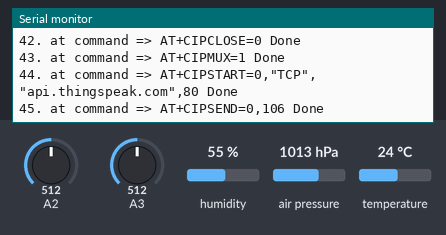
The sketch below on a simulated Arduino Uno, built with avr-gcc and run on an emulated ATmega328P. On the bench: the last lines printed to the serial monitor. The inputs (shaded band) are chosen by the test bench; at power-on: A3 = 512, A2 = 512, humidity 55 %, air pressure 1013 hPa, temperature 24 °C. The modem accepts every AT command (registered, SIM ready, sends succeed) and sends nothing else.

Above: at 14.5 s.
14.6 s: A3 set to 92
At 15.5 s:
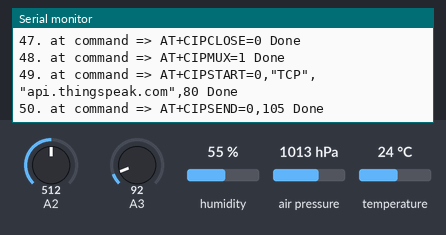
19.9 s: A3 set to 110
At 20.3 s:
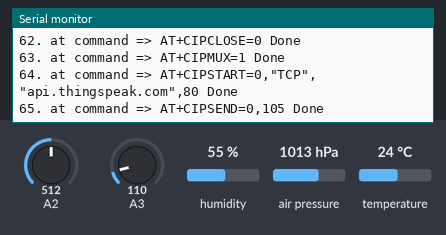

The sketch:

Final.ino
```cpp
#include <SoftwareSerial.h>
#include <dht.h>
#define RX 2
#define TX 3
dht DHT;
float humidity;
float temp;
#define dht_apin A0
String AP = "Yathu Cat";       // AP NAME
String PASS = "IamYathu"; // AP PASSWORD
String API = "GVDMM1ZC55MCQDDG";   // Write API KEY
String HOST = "api.thingspeak.com";
String PORT = "80";
int countTrueCommand;
int countTimeCommand;
boolean found = false;
int valSensor = 1;
const int capteur_D = 0;
#include "TimerOne.h"
unsigned int counter=0;
void docount()  // counts from the speed sensor
{
  counter++;  // increase +1 the counter value
}
int val_analogique;
#include <SFE_BMP180.h>
#include <Wire.h>
SFE_BMP180 pressure;
#define ALTITUDE 8.0
SoftwareSerial esp8266(RX,TX);
//---------------------------------------------------------------------------------------------------------------------------------------------------------------------------------------
void setup() {
  Serial.begin(9600);
  esp8266.begin(115200);

  sendCommand("AT",5,"OK");
  sendCommand("AT+CWMODE=1",5,"OK");
  sendCommand("AT+CWJAP=\""+ AP +"\",\""+ PASS +"\"",20,"OK");
pressure.begin();

}
//----------------------------------------------------------------------------------------------------------------------------------------------------------------------------------------
void loop() {

 String getData = "GET /update?api_key="+ API +"&field1="+getTemperatureValue()+"&field2="+getHumidityValue()+"&field3="+getGasvalue()+"&field4="+getpressurevalue()+"&field5="+getrainvalue();
 sendCommand("AT+CIPMUX=1",5,"OK");
 sendCommand("AT+CIPSTART=0,\"TCP\",\""+ HOST +"\","+ PORT,15,"OK");
 sendCommand("AT+CIPSEND=0," +String(getData.length()+4),4,">");
 esp8266.println(getData);delay(1500);countTrueCommand++;
 sendCommand("AT+CIPCLOSE=0",5,"OK");

}

//----------------------------------------------------------------------------------------------------------------------------------------------------------------------------------------
String getTemperatureValue(){

    DHT.read11(dht_apin); //A0,5v,gnd
  float temp=DHT.temperature;

   return String(temp);

}

//----------------------------------------------------------------------------------------------------------------------------------------------------------------------------------------
String getHumidityValue(){
    DHT.read11(dht_apin); //A0,5v,gnd
  float humidity=DHT.humidity;

   return String(humidity);

}
//----------------------------------------------------------------------------------------------------------------------------------------------------------------------------------------
String getGasvalue(){

  float sensorvalue = analogRead(A3);

  return String(sensorvalue);
  }
//----------------------------------------------------------------------------------------------------------------------------------------------------------------------------------------
String getrainvalue(){

  val_analogique=analogRead(A2);

  return String(val_analogique);
}
//----------------------------------------------------------------------------------------------------------------------------------------------------------------------------------------
String getpressurevalue() {

  char status;
  double T,P,p0,a;
  Serial.println();
  status = pressure.startPressure(4);
  status = pressure.getPressure(P,T);


  return String(P);
}


//----------------------------------------------------------------------------------------------------------------------------------------------------------------------------------------
void sendCommand(String command, int maxTime, char readReplay[]) {
  Serial.print(countTrueCommand);
  Serial.print(". at command => ");
  Serial.print(command);
  Serial.print(" ");
  while(countTimeCommand < (maxTime*1))
  {
    esp8266.println(command);//at+cipsend
    if(esp8266.find(readReplay))//ok
    {
      found = true;
      break;
    }

    countTimeCommand++;
  }

  if(found == true)
  {
    Serial.println("Done");
    countTrueCommand++;
    countTimeCommand = 0;
  }

  if(found == false)
  {
    Serial.println("Fail");
    countTrueCommand = 0;
    countTimeCommand = 0;
  }

  found = false;
 }
```

Measured:
- after the input at 14.6 s, the serial monitor: prints a new line after 0.41 s (image 1)
